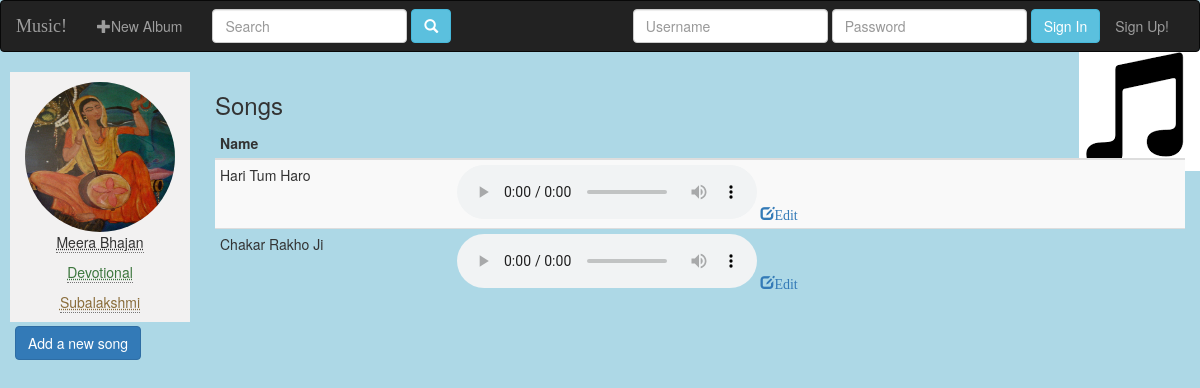
/1/, run on the app's committed database.
### music/models.py (models this page shows, shortened)
class Album(models.Model):
    album_title = models.CharField(max_length=1000)
    artist = models.CharField(max_length=100)
    genre = models.CharField(max_length=100)
    album_logo = models.ImageField()
    user = models.ForeignKey(User,default=1)     #1 = admin user

class Song(models.Model):
    song_title = models.CharField(max_length=100)
    album = models.ForeignKey(Album,on_delete=models.CASCADE)
    is_fav = models.BooleanField(default=False)
    audio_file = models.FileField()

### music/views.py (the view)
# urls.py: url(r'^(?P<pk>\d+)/$',views.DetailView.as_view(),name='album_detail'),
class DetailView(generic.DetailView):
    model = Album
    context_object_name = 'a'
    template_name='music/album_detail.html'

### music/templates/music/album_detail.html (shortened to what this page needs)
{% extends 'music/base_template.html' %}
{% block body %}
    <div class="container-fluid pull-left" style="margin-left:10px; border:1px green; background-color:#f2f1f1; padding-top:10px;">
        <img src="{{ MEDIA_URL }}{{a.album_logo.url}}" class="img-circle" height="150px" width="150px">
        <p class="text-center"> <abbr title="Album Title"> {{a.album_title}} </abbr> </p>
        <p class="text-center text-success"> <abbr title="Genre"> {{a.genre}} </abbr> </p>
        <p class="text-center text-warning"> <abbr title="Artist"> {{a.artist}} </abbr> </p>
    </div>
    {% if a.song_set.all%}
        <div class="container-fluid col-md-offset-2">
            <h3>Songs</h3>
            <table class="table table-condensed table-striped">
                <thead>
                    <tr>
                        <th>Name</th>
                        <th></th>
                    </tr>
                </thead>
                <tbody>
                    {%for song in a.song_set.all%}
                        <tr>
                            <td>{{song.song_title}}</td>
                            <td>
                                <audio controls>
                                    <source src="{{song.audio_file.url}}" type="audio/mpeg">
                                </audio>
                                <a href="{% url 'music:update_song' song.id%}">
                                    <span class="glyphicon glyphicon-edit">Edit</span>
                                </a>
                            </td>
                        </tr>
                    {%endfor%}
                </tbody>
            </table>
        </div>
    {% else %}
        <h3 class="col-md-offset-2">Sorry there are no songs in this album</h3>
    {% endif %}
    <div class="container-fluid pull-left" style="margin-top:4px;">
            <a href="{% url 'music:add_song' a.id %}" class="btn btn-primary">Add a new song</a>
    </div>
{% endblock body %}

### music/static/music/style.css (style rules this page uses)
.table { padding-right:0px; border-spacing: 0px; }
body { background-image: url('music_icon.png'); background-position: right 50px; background-repeat: no-repeat; background-color: lightblue; }

### data on the page
Album: album_logo (picture), album_title "Meera Bhajan", genre "Devotional", artist "Subalakshmi"
Song: song_title "Hari Tum Haro"
Song: song_title "Chakar Rakho Ji"
